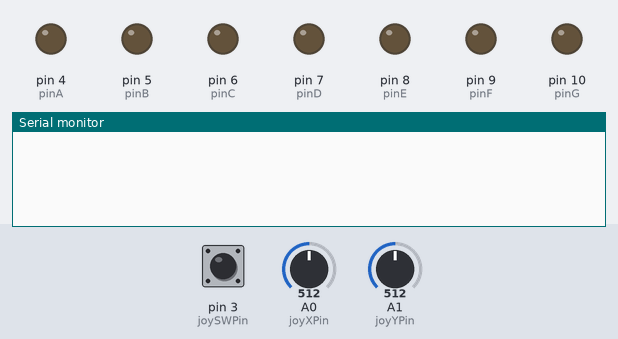
The sketch below on a simulated Arduino Uno, built with avr-gcc and run on an emulated ATmega328P. Shown: output pins drawn as LEDs (lit = HIGH), the last lines printed to the serial monitor. Inputs (shaded band) come from the test bench; at power-on: A1 (joyYPin) = 512, pin 3 (joySWPin) HIGH, A0 (joyXPin) = 512. Pins used as bus, display or sensor lines are not drawn.

Above: at 1.2 s.
1.3 s: A1 (joyYPin) set to 610
At 2.5 s:
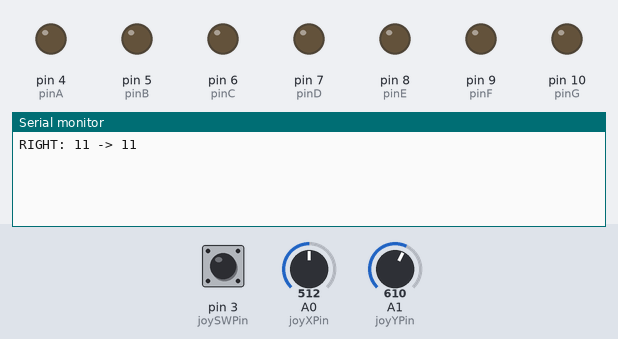
2.8 s: pin 3 (joySWPin) pulled LOW for 0.15 s
At 4.1 s:
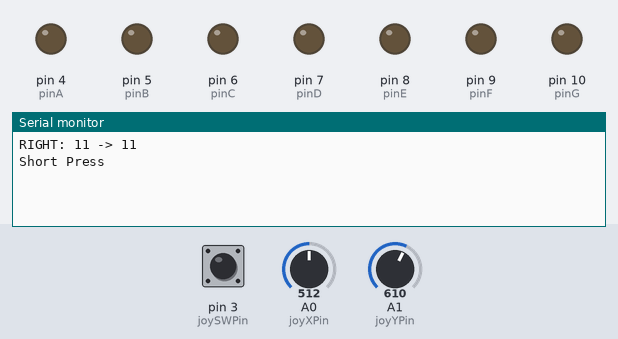
4.4 s: pin 3 (joySWPin) pulled LOW for 1 s
At 6.9 s:
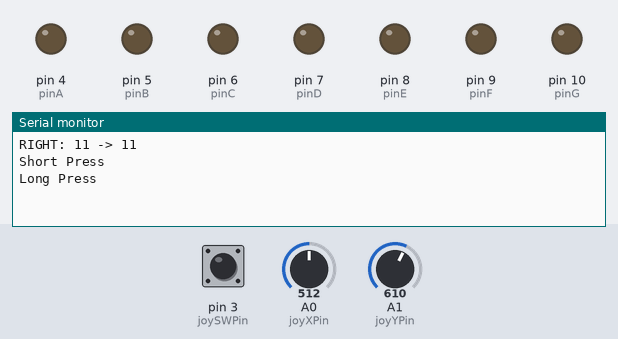

Measured:
- after the input at 1.3 s, the serial monitor: prints a new line at once (image 1)
- after the input at 2.8 s, the serial monitor: prints a new line after 0.15 s (image 2)
- after the input at 4.4 s, the serial monitor: prints a new line after 1.0 s (image 3)

The sketch:

homework3.ino
```cpp
const int pinA = 4;
const int pinB = 5;
const int pinC = 6;
const int pinD = 7;
const int pinE = 8;
const int pinF = 9;
const int pinG = 10;
const int pinDP = 11;

int state = 1;

const int joyXPin = A0;
const int joyYPin = A1;
const int joySWPin = 3;

const int joyLeftThreshold = 400;
const int joyRightThreshold = 600;
const int joyUpThreshold = 900;
const int joyDownThreshold = 300;

const int joyShortDebounce = 100;
const int joyLongDebounce = 500;

unsigned long pressedJoySWTime = 0;
unsigned long releasedJoySWTime = 0;

int lastJoySWState = LOW;
int joySWState;

const int segSize = 8;

bool commonAnode = false;

bool joyIsNeutral = false;

byte segmentOn = HIGH;

const int numOfDirections = 4;
const int segmentPins[segSize] = {pinA, pinB, pinC, pinD, pinE, pinF, pinG, pinDP};
const int segmentPath[segSize][numOfDirections] = {
    // UP, DOWN, LEFT, RIGHT
    {-1, pinG, pinF, pinB},
    {pinA, pinG, pinF, -1},
    {pinG, pinD, pinE, pinDP},
    {pinG, -1, pinE, pinC},
    {pinG, pinD, -1, pinC},
    {pinA, pinG, -1, pinB},
    {pinA, pinD, -1, -1},
    {-1, -1, pinC, -1},

};

const int pinOffset = 4;
// So I can use both the index in the segmentPins array and the index in the segmentPath array

int currentPin = 7;
// DP in the segmentPath array

int currentDirection = 0;
int index = 11;
// DP in the segmentPins array
int programState = 1;

byte segments[segSize] = {0, 0, 0, 0, 0, 0, 0, 0};

void setup()
{
    for (int i = 0; i < segSize; i++)
    {
        pinMode(segmentPins[i], OUTPUT);
    }
    pinMode(joySWPin, INPUT_PULLUP);
    if (commonAnode)
    {
        segmentOn = !segmentOn;
    }

    Serial.begin(9600);
}

void loop()
{
    displaySegments();
    joySWPressed();
    // Read joystick axis xValue
    int yValue = analogRead(joyYPin);
    int xValue = analogRead(joyXPin);

    if (programState == 1)
        canvasMovement(xValue, yValue);
    else
        lockState(xValue, yValue);
}

void setSegments(int pin, bool state)
{
    segments[pin - pinOffset] = state;
}

void displaySegments()
{
    for (int i = 0; i < segSize; i++)
    {
        digitalWrite(segmentPins[i], segments[i] ^ commonAnode);
    }
}

void displaySegmentByIndex(byte segment, bool state)
{
    digitalWrite(segmentPins[segment - pinOffset], state ^ commonAnode);
}

void lockState(int xValue, int yValue)
{
    if (yValue < joyLeftThreshold && joyIsNeutral)
    {
        setSegments(index, LOW);
        joyIsNeutral = false;
    }
    else if (yValue > joyRightThreshold && joyIsNeutral)
    {
        setSegments(index, HIGH);
        joyIsNeutral = false;
    }
    else if (yValue > joyLeftThreshold && yValue < joyRightThreshold)
    {
        displaySegmentByIndex(index, segments[index - pinOffset]);
        joyIsNeutral = true;
    }
}

void canvasMovement(int xValue, int yValue)
{
    if (yValue < joyLeftThreshold && joyIsNeutral)
    {
        // LEFT
        currentDirection = 2;
        index = segmentPath[currentPin][currentDirection];
        Serial.print("LEFT: ");
        Serial.print(currentPin + pinOffset);

        if (index == -1)
        {
            index = currentPin + pinOffset;
        }
        else
        {
            currentPin = index - pinOffset;
        }

        Serial.print(" -> ");
        Serial.println(index);
        joyIsNeutral = false;
    }
    else if (yValue > joyRightThreshold && joyIsNeutral)
    {
        currentDirection = 3;
        Serial.print("RIGHT: ");
        Serial.print(currentPin + pinOffset);

        index = segmentPath[currentPin][currentDirection];
        if (index == -1)
        {
            index = currentPin + pinOffset;
        }
        else
        {
            currentPin = index - pinOffset;
        }

        Serial.print(" -> ");
        Serial.println(index);

        joyIsNeutral = false;
    }

    else if (xValue > joyUpThreshold && joyIsNeutral)
    {
        currentDirection = 0;
        Serial.print("UP: ");
        Serial.print(currentPin + pinOffset);

        index = segmentPath[currentPin][currentDirection];
        if (index == -1)
        {
            index = currentPin + pinOffset;
        }
        else
        {
            currentPin = index - pinOffset;
        }

        Serial.print(" -> ");
        Serial.println(index);

        joyIsNeutral = false;
    }
    else if (xValue < joyDownThreshold && joyIsNeutral)
    {
        currentDirection = 1;
        Serial.print("DOWN: ");
        Serial.print(currentPin + pinOffset);

        index = segmentPath[currentPin][currentDirection];
        if (index == -1)
        {
            index = currentPin + pinOffset;
        }
        else
        {
            currentPin = index - pinOffset;
        }

        Serial.print(" -> ");
        Serial.println(index);

        joyIsNeutral = false;
    }
    else if (yValue > joyLeftThreshold && yValue < joyRightThreshold && xValue < joyUpThreshold && xValue > joyDownThreshold)
    {
        if (millis() % 1000 < 500)
        {
            displaySegmentByIndex(index, HIGH);
        }
        else
        {
            displaySegmentByIndex(index, LOW);
        }
        joyIsNeutral = true;
    }
}

void joySWPressed()
{
    joySWState = digitalRead(joySWPin);

    if (lastJoySWState == HIGH && joySWState == LOW)
    {
        pressedJoySWTime = millis();
    }
    else if (lastJoySWState == LOW && joySWState == HIGH)
    {
        releasedJoySWTime = millis();

        long pressDuration = releasedJoySWTime - pressedJoySWTime;

        if (pressDuration > joyShortDebounce)
        {

            if (pressDuration > joyLongDebounce)
            {
                Serial.println("Long Press");
                for (int i = pinOffset; i < segSize + pinOffset; i++)
                {
                    setSegments(i, LOW);
                }
                programState = 1;
                currentPin = 7;
                currentDirection = 0;
                index = 11;
            }
            else
            {
                Serial.println("Short Press");
                programState == 1 ? programState = 2 : programState = 1;
            }
        }
    }

    lastJoySWState = joySWState;
}
```
